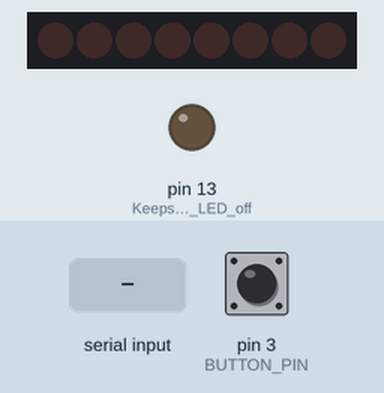
A sketch run on a simulated Arduino Uno, built with avr-gcc and run on an emulated ATmega328P. Shown: 8 shift-register outputs drawn as a row of LEDs (first output left, lit = HIGH), output pins drawn as LEDs (lit = HIGH). Wiring (inferred from the names in the program): shift register (74HC595): data pin 2; shift clock pin 7; latch pin 4. Wiring (inferred from the signals the program sends): row of LEDs: on Q0, Q1, Q2, Q3, Q4, Q5, Q6, Q7. Inputs (shaded band) come from the test bench; at power-on: pin 3 (BUTTON_PIN) HIGH. Pins used as bus, display or sensor lines are not drawn; what the sketch prints to the serial monitor is not drawn.

Above: at 1.2 s.
1.3 s: byte 1 (0x01) received over Serial
At 1.35 s:
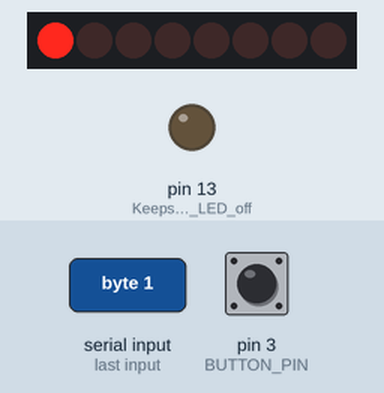
At 1.75 s:
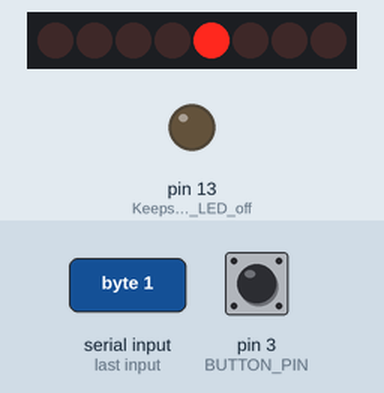
4.3 s: pin 3 (BUTTON_PIN) pulled LOW for 0.15 s
At 4.45 s:
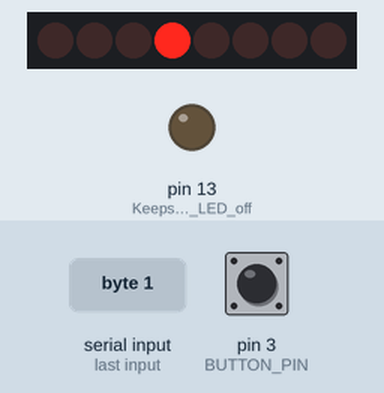
7.3 s: "1" received over Serial
Timing chart, 0 to 10.3 s (numbered marks = the images above; inputs shaded):
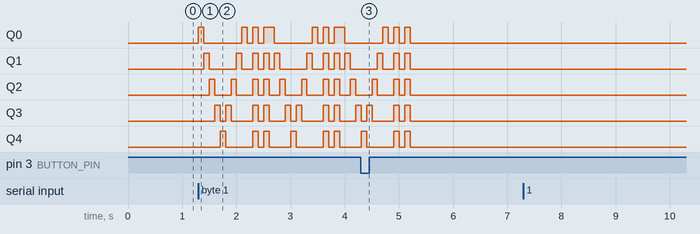

Measured:
- after the input at 1.3 s, Q0: LOW → HIGH at once, then repeats every 1.3 s: LOW 0.70 s, 2 × (HIGH 0.10 s, LOW 0.10 s), HIGH 0.20 s; Q1: LOW → HIGH after 0.10 s, then repeats every 1.3 s: LOW 0.50 s, HIGH 0.10 s, LOW 0.20 s, 2 × (HIGH 0.10 s, LOW 0.10 s), HIGH 0.10 s
- after the input at 7.3 s, every drawn part: stays the same

The sketch:

arduino.ino
```cpp
#define DEBUG

const byte LATCH_PIN = 4; // ST_CP
const byte CLOCK_PIN = 7; // SH_CP
const byte DATA_PIN = 2; // DS
const byte BUTTON_PIN = 3;

byte data = 0x00;
unsigned short speeds[] = {0,0,0,0,0,0,0,0};
unsigned int timers[] = {0,0,0,0,0,0,0,0};
long lastUpdate = 0;
volatile bool notificationCancelled = false;

#pragma pack(push, 1)
struct TimerInfo {
  unsigned short updateSpeed;
  byte timerNumber;
};
#pragma pack(pop)

void cancelNotification() {
  notificationCancelled = true;
}

void updateDisplay(byte data) {
  digitalWrite(LATCH_PIN, LOW);
  shiftOut(DATA_PIN, CLOCK_PIN, LSBFIRST, data);
  digitalWrite(LATCH_PIN, HIGH);
}

void displayNotification() {
  notificationCancelled = false;

  const byte fivePin[] = {
    0b10000000, 0b01000000, 0b00100000, 0b00010000, 0b00001000,
    0b00010000, 0b00100000, 0b01000000, 0b10000000,
    0x0, 0xF8, 0x0, 0xF8
  };

  short numberOfFrames = sizeof(fivePin)/sizeof(fivePin[0]);

  while(!notificationCancelled) {
    for (byte i = 0; i < numberOfFrames; i++) {
      updateDisplay(fivePin[i]);
      delay(100);
    }
    updateDisplay(0x00);
  }
}

void printBuffer(byte* buff, int bufferSize) {
  // Print buffer
  for (int i = 0; i < bufferSize; i++) {
    Serial.print(buff[i], HEX);
    Serial.print(" ");
  }
  Serial.println("");
}

void updateData() {
  long now = millis();
  long delta = now - lastUpdate;
  lastUpdate = now;
  for (int i = 0; i < 8; i++) {
    if (speeds[i] != 0) {
      timers[i] += delta;
      if (timers[i] >= speeds[i]) {
        timers[i] -= speeds[i];
        data ^= 1 << i;
      }
    }
  }
}

void updateTimers() {
  byte numberOfTimers;
  Serial.readBytes(&numberOfTimers, 1);
  int bufferSize = numberOfTimers*sizeof(TimerInfo);
  byte buff[bufferSize];

  Serial.readBytes(buff, bufferSize);

  TimerInfo *infos = (TimerInfo*)buff;

  for (int i = 0; i < numberOfTimers; i++) {
    TimerInfo timerInfo = infos[i];
    if (timerInfo.timerNumber > 7) continue;
    speeds[timerInfo.timerNumber] = timerInfo.updateSpeed;
    #ifdef DEBUG
    Serial.print("Timer Number -> ");
    Serial.println(timerInfo.timerNumber);
    Serial.print("Update Speed -> ");
    Serial.println(timerInfo.updateSpeed);
    #endif
  }
}

void processCommand(byte commandType) {
  switch(commandType) {
    case 0x01: // Display notification
      displayNotification();
      break;
    case 0x02:
      updateTimers();
      break;
    default:
      Serial.print("ERROR: Unknown command type: 0x");
      Serial.println(commandType, HEX);
      break;
  }
}

void setup() {
  pinMode(LED_BUILTIN, OUTPUT); // Keeps built in LED off
  pinMode(LATCH_PIN, OUTPUT);
  pinMode(CLOCK_PIN, OUTPUT);
  pinMode(DATA_PIN, OUTPUT);
  pinMode(BUTTON_PIN, INPUT_PULLUP);
  attachInterrupt(digitalPinToInterrupt(BUTTON_PIN), cancelNotification, RISING);
  Serial.begin(9600);
  Serial.println("READY");
}

void loop() {
  if (Serial.available()) {
    byte commandType = Serial.read();
    processCommand(commandType);
  }

  updateData();
  updateDisplay(data);
}
```
